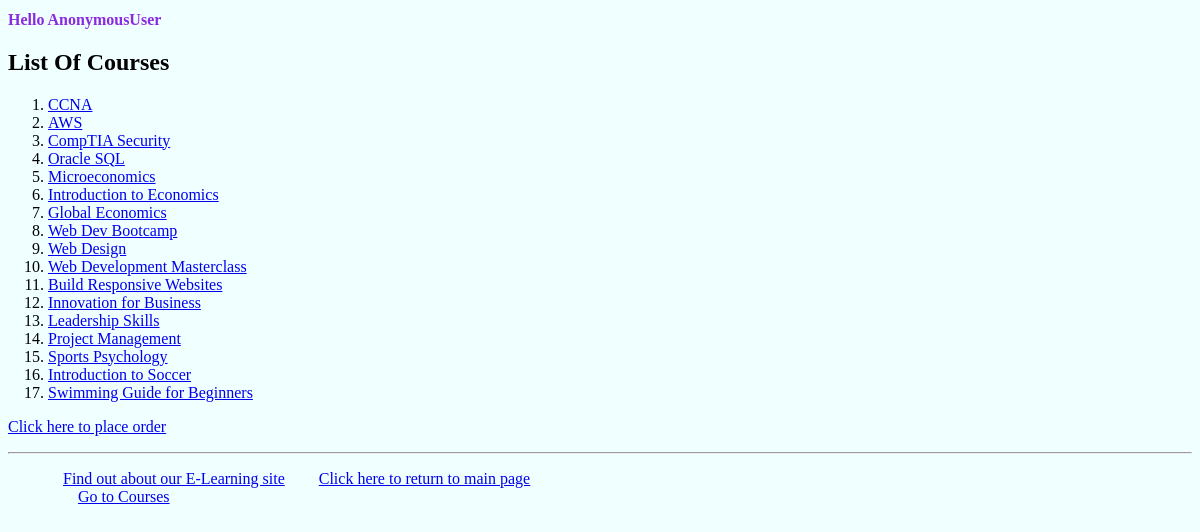
Screenshot of /myapp/courses with the database file from the repository.
### myapp/models.py (models this page shows, shortened)
class Course(models.Model):
    topic = models.ForeignKey(Topic, related_name='courses', on_delete=models.CASCADE)
    name = models.CharField(max_length=200)
    price = models.DecimalField(max_digits=10, decimal_places=2)
    for_everyone = models.BooleanField(default=True)
    description = models.TextField(max_length=300, null=True, blank=True)
    interested = models.PositiveIntegerField(default=0)
    stages = models.PositiveIntegerField(default=3)
    def __str__(self):
        return self.name

### myapp/views.py (the view)
# urls.py: path(r'courses',views.courses, name='courses'),
def courses(request):
    courlist = Course.objects.all().order_by('id')
    return render(request, 'myapp/courses.html', {'courlist': courlist})

### myapp/templates/myapp/courses.html
{% extends 'myapp/base.html' %}
{% block body_block %}
    <h2> List Of Courses</h2>
    <ol>
        {% for courses in courlist %}
             <li><a href="{% url 'myapp:coursedetail' courses.id %}">{{ courses }}</a></li>
        {% endfor %}
    </ol>
    <p><a href="{% url 'myapp:placeorder' %}">Click here to place order</a></p>
{% endblock %}

### myapp/templates/myapp/base.html (shortened to what this page needs)
<!DOCTYPE html>
{% load static %}
<html>
 <head>
 <link rel="stylesheet" type="text/css" href="{% static 'myapp/style.css'%}" />
 </head>
 <body>
     <div>
         <h1>{% block myhdg %}Hello {{ request.user }} {% endblock %}</h1>
         {% block body_block %}*** {% endblock %}
     </div>
     <hr/>
     <div>
        <ul>
            <li class="hbar1"><a href="/myapp/about">Find out about our E-Learning site</a></li>
            <li class="hbar1"><a href = "{% url 'myapp:index' %}">Click here to return to main page</a><br/></li>
            <li class="hbar1"><a href = "{% url 'myapp:courses' %}">Go to Courses</a><br/></li>
        </ul>
     </div>
 </body>
</html>

### myapp/static/myapp/style.css (style rules this page uses)
.hbar1 { display: inline; margin: 15px; }
h1 { font-size: medium; color: blueviolet; font-style: normal; position: center; }
body { background-color: azure; text-decoration-color: black; }

### rows the page displays
Course: name "CCNA"
Course: name "AWS"
Course: name "CompTIA Security"
Course: name "Oracle SQL"
Course: name "Microeconomics"
Course: name "Introduction to Economics"
Course: name "Global Economics"
Course: name "Web Dev Bootcamp"
Course: name "Web Design"
Course: name "Web Development Masterclass"
Course: name "Build Responsive Websites"
Course: name "Innovation for Business"
Course: name "Leadership Skills"
Course: name "Project Management"
Course: name "Sports Psychology"
Course: name "Introduction to Soccer"
Course: name "Swimming Guide for Beginners"

### other values shown
{{ request.user }} "AnonymousUser"
